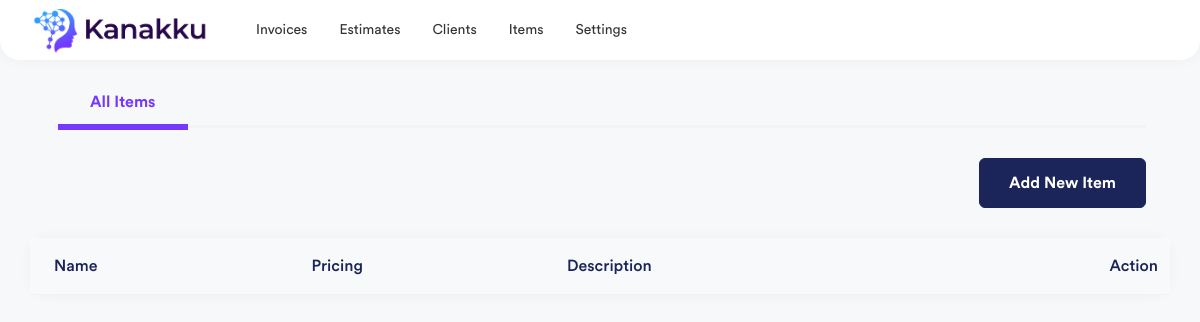
/items, run on an earlier commit of the app's database.
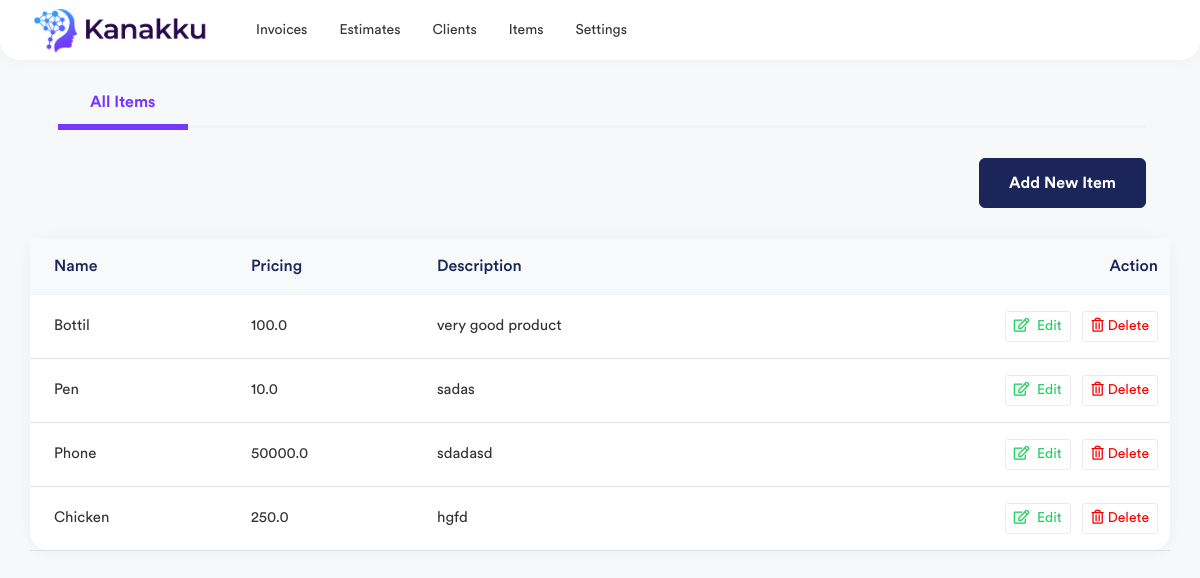
And on a later commit of the database.
### invoice/models.py (models this page shows, shortened)
class Items(models.Model):
    description = models.CharField(max_length=50,null=True)
    rate = models.FloatField(default=0,null=True)
    aditional_details = models.CharField(max_length=500,null=True)
    is_taxable = models.BooleanField(default=True)
    is_active = models.BooleanField(default=True)
    class Meta:
        verbose_name_plural = ("Items")

### invoice/views.py (the view, shortened to what this page needs)
# urls.py: path('items',views.items, name='items'),
def items(request):
    all_items = Items.objects.filter(is_active = True)
    context = {
        "all_items":all_items,
    }
    return render(request,'items.html',context)

### templates/items.html (shortened to what this page needs)
{% extends 'base.html' %}
{% load static %}
{% block content %}
<div class="page-wrapper">
    <div class="content container-fluid">
        <div class="card invoices-tabs-card">
            <div class="card-body card-body pt-0 pb-0">
                <div class="invoices-items-main-tabs">
                    <div class="row align-items-center">
                        <div class="col-lg-12 col-md-12">
                            <div class="invoices-items-tabs">
                                <ul>
                                    <li><a href="invoice-items.html" class="active">All Items</a></li>
                                </ul>
                            </div>
                        </div>
                    </div>
                </div>
            </div>
        </div>
        <div class="card invoices-tabs-card">
            <div class="card-body card-body pt-0 pb-0">
                <div class="invoices-main-tabs border-0 pb-0">
                    <div class="row align-items-center">
                        <div class="col-lg-12 col-md-12">
                            <div class="invoices-settings-btn invoices-settings-btn-one">
                                <a href="#" class="btn" data-bs-toggle="modal" data-bs-target="#add_items">
                                     Add New Item
                                </a>
                            </div>
                        </div>
                    </div>
                </div>
            </div>
        </div>
        <div class="row">
            <div class="col-sm-12">
                <div class="card card-table">
                    <div class="card-body">
                        <div class="table-responsive">
                            <table class="table table-stripped table-hover datatable">
                                <thead class="thead-light">
                                    <tr>
                                        <th>Name</th>
                                        <th>Pricing</th>
                                        <th>Description</th>
                                        <th class="text-end">Action</th>
                                    </tr>
                                </thead>
                                <tbody>
                                    {% for items in  all_items %}
                                    <tr>
                                        <td>
                                           {{items.description}}
                                        </td>
                                        <td class="text-text">{{items.rate}}</td>
                                        <td class="items-text">{{items.aditional_details}}</td>
                                        <td class="text-end">
                                            <a href="edit-invoice.html"
                                                class="btn btn-sm btn-white text-success me-2"><i
                                                    class="far fa-edit me-1"></i> Edit</a>
                                            <a class="btn btn-sm btn-white text-danger" href="#"
                                                data-bs-toggle="modal" data-bs-target="#delete_paid"><i
                                                    class="far fa-trash-alt me-1"></i>Delete</a>
                                        </td>
                                    </tr>
                                    {% endfor %}
                                </tbody>
                            </table>
                        </div>
                    </div>
                </div>
            </div>
        </div>
    </div>
</div>
{% endblock %}

### templates/base.html (shortened to what this page needs)
{% load static %}
<!DOCTYPE html>
<html lang="en">
<head>
    <link rel="stylesheet" href="{% static 'css/bootstrap.min.css' %}">
    <link rel="stylesheet" href="{% static 'plugins/fontawesome/css/fontawesome.min.css' %}">
    <link rel="stylesheet" href="{% static 'plugins/fontawesome/css/all.min.css' %}">
    <link rel="stylesheet" href="{% static 'plugins/icons/feather/feather.css' %}">
    <link rel="stylesheet" href="{% static 'plugins/select2/css/select2.min.css' %}">
    <link rel="stylesheet" href="{% static 'css/bootstrap-datetimepicker.min.css' %}">
    <link rel="stylesheet" href="{% static 'css/style.css' %}">
    <link rel="stylesheet" href="{% static 'plugins/datatables/datatables.min.css' %}">
</head>
<body>
    <div class="main-wrapper">
        <div class="header header-one">
            <div class="header-left header-left-one">
                <a href="index.html" class="logo">
                    <img src="{% static 'img/logo.png' %}" alt="Logo">
                </a>
            </div>
            {% include 'header.html' %}
        </div>
        {% block content %}
        {% endblock %}
    </div>
</body>
</html>

### templates/header.html
{% load static %}
<ul class="nav nav-tabs user-menu">
    <li class="nav-item ">
        <a class="nav-link" href="{% url 'invoice:home' %}" role="button">
            <span>Invoices</label>
        </a>
    </li>
    <li class="nav-item ">
        <a href="{% url 'invoice:estimates' %}" class=" nav-link">
            Estimates
        </a>
    </li>
    <li class="nav-item ">
        <a href="{% url 'invoice:clients' %}" class="nav-link">Clients
        </a>
    </li>
    <li class="nav-item dropdown has-arrow main-drop">
        <a href="{% url 'invoice:items' %}" class="nav-link">Items
        </a>
    </li>
    <li class="nav-item dropdown has-arrow main-drop">
        <a href="{% url 'invoice:settings' %}" class="nav-link">Settings
        </a>
    </li>
</ul>

What changed in the data, as far as the page shows it:
added Items: description "Bottil", rate "100.0", aditional_details "very good product"
added Items: description "Pen", rate "10.0", aditional_details "sadas"
added Items: description "Phone", rate "50000.0", aditional_details "sdadasd"
added Items: description "Chicken", rate "250.0", aditional_details "hgfd"
